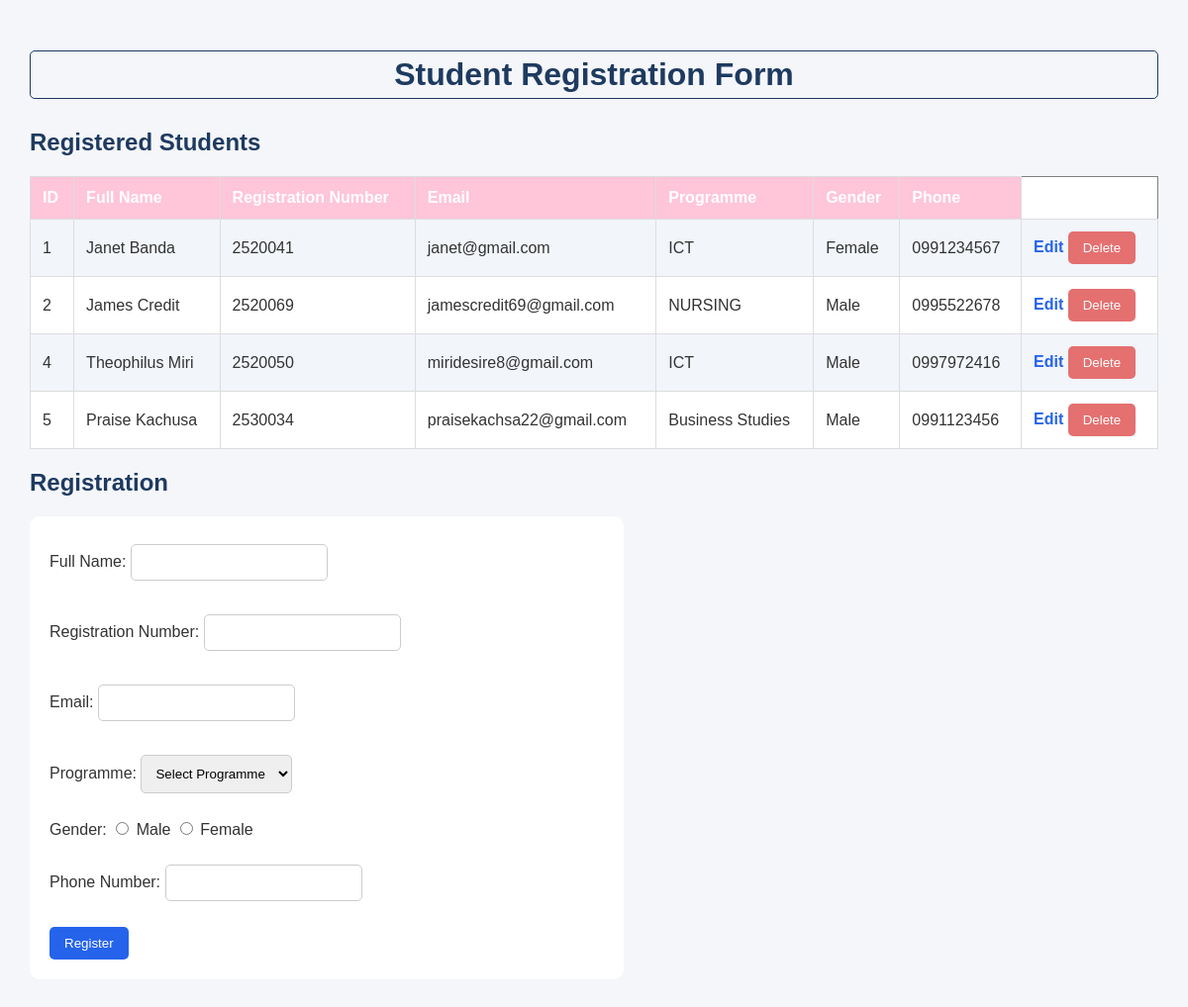
The page /student_portal/index.php on the database its author committed.
### tables this page shows
CREATE TABLE `students` (
  `student_id` int(11) NOT NULL AUTO_INCREMENT,
  `fullname` varchar(100) NOT NULL,
  `regnumber` varchar(30) NOT NULL,
  `email` varchar(150) NOT NULL,
  `programme` varchar(100) NOT NULL,
  `gender` varchar(20) NOT NULL,
  `phone` varchar(20) NOT NULL,
  PRIMARY KEY (`student_id`)
);

### student_portal/index.php (the view, shortened to what this page needs)
<?php
require_once "db.php";
$sql = "SELECT * FROM students";
$result = mysqli_query($conn, $sql);
?>
<!DOCTYPE html>
<html>
    <head>
    <link rel="stylesheet" href="style.css">
</head>
<body>
    <h1>Student Registration Form</h1>
    <h2>Registered Students</h2>
    <table border="1">
        <tr>
            <th>ID</th>
            <th>Full Name</th>
            <th>Registration Number</th>
            <th>Email</th>
            <th>Programme</th>
            <th>Gender</th>
            <th>Phone</th>
        </tr>
        <?php while ($student = mysqli_fetch_assoc($result)): ?>
            <tr>
                <td><?php echo htmlspecialchars($student["student_id"]); ?></td>
                <td><?php echo htmlspecialchars($student["fullname"]); ?></td>
                <td><?php echo htmlspecialchars($student["regnumber"]); ?></td>
                <td><?php echo htmlspecialchars($student["email"]); ?></td>
                <td><?php echo htmlspecialchars($student["programme"]); ?></td>
                <td><?php echo htmlspecialchars($student["gender"]); ?></td>
                <td><?php echo htmlspecialchars($student["phone"]); ?></td>
                <td>
                   <a href="edit.php?id=<?php echo (int)$student['student_id']; ?>">
                        Edit
                    </a>
                    <form action="delete.php" method="POST"
                        onsubmit="return confirm('Are you sure you want to delete this student?');">
                        <button type="submit">Delete</button>
                    </form>
                </td>
            </tr>
        <?php endwhile; ?>
    </table>
    <h2>Registration</h2>
    <form method="POST" class='form'>
        <label for="fullname">Full Name:</label>
        <input type="text" id="fullname" name="fullname">
        <br><br>
        <label for="regnumber">Registration Number:</label>
        <input type="text" id="regnumber" name="regnumber">
        <br><br>
        <label for="email">Email:</label>
        <input type="email" id="email" name="email">
        <br><br>
        <label for="programme">Programme:</label>
        <select id="programme" name="programme">
            <option value="">Select Programme</option>
        </select>
        <br><br>
        <label>Gender:</label>
        <input type="radio" id="male" name="gender" value="Male">
        <label for="male">Male</label>
        <input type="radio" id="female" name="gender" value="Female">
        <label for="female">Female</label>
        <br><br>
        <label for="phone">Phone Number:</label>
        <input type="tel" id="phone" name="phone">
        <br><br>
        <button type="submit">Register</button>
    </form>
</body>
</html>

### student_portal/style.css (style rules this page uses)
* { box-sizing: border-box; }
body { font-family: Arial, sans-serif; background: #f4f6fa; color: #333; margin: 0; padding: 30px; }
h1, h2 { color: #1e3a5f; }
h1 { text-align: center; margin-bottom: 30px; border: .5px, solid; border-radius: 5px; padding: 5px; }
form:not([action="delete.php"]) { background: white; padding: 20px; border-radius: 10px; margin-bottom: 30px; max-width: 600px; }
input:not([type="radio"]):not([type="hidden"]), select { padding: 10px; margin: 8px 0; border: 1px solid #ccc; border-radius: 5px; }
button { background: #2563eb; color: white; padding: 9px 15px; border: none; border-radius: 5px; cursor: pointer; }
form[action="delete.php"] { display: inline; }
form[action="delete.php"] button { background: #e47070; }
table { width: 100%; border-collapse: collapse; background: white; margin-top: 15px; }
th, td { padding: 12px; border: 1px solid #ddd; text-align: left; }
th { background: #ffc5d9; color: white; }
tr:nth-child(even) { background: #f2f5fa; }
a { color: #2563eb; text-decoration: none; font-weight: bold; }

### rows shown on the page
students: student_id "1", fullname "Janet Banda", regnumber "2520041", email "janet@gmail.com", programme "ICT", gender "Female", phone "0991234567"
students: student_id "2", fullname "James Credit", regnumber "2520069", email "jamescredit69@gmail.com", programme "NURSING", gender "Male", phone "0995522678"
students: student_id "4", fullname "Theophilus Miri", regnumber "2520050", email "miridesire8@gmail.com", programme "ICT", gender "Male", phone "0997972416"
students: student_id "5", fullname "Praise Kachusa", regnumber "2530034", email "praisekachsa22@gmail.com", programme "Business Studies", gender "Male", phone "0991123456"
